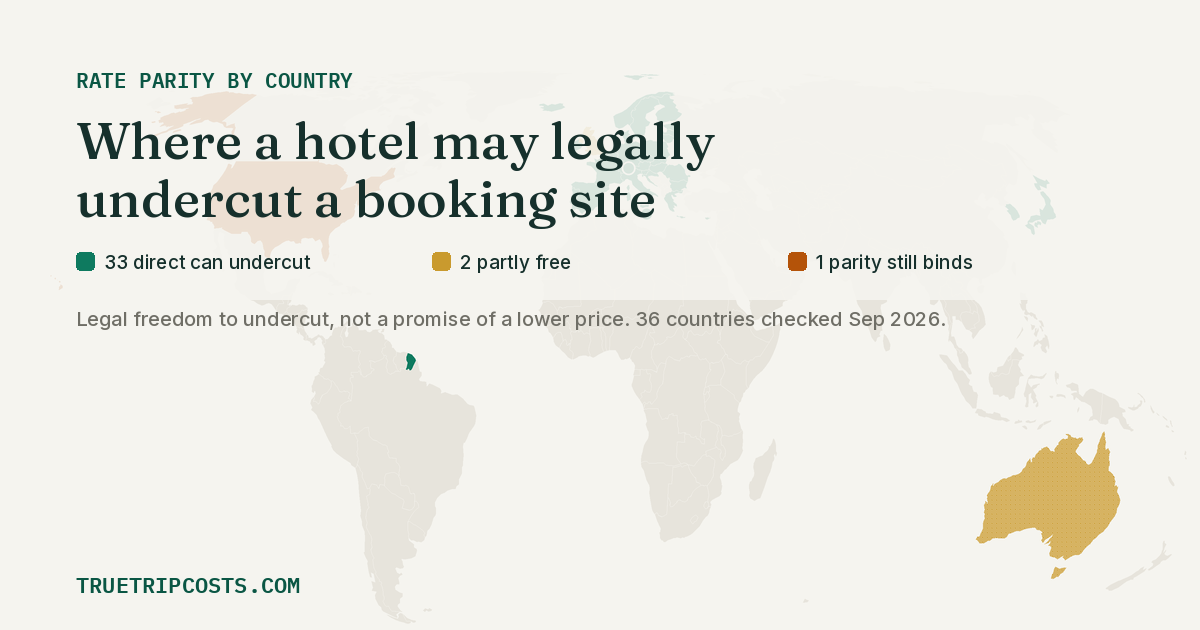
#> input picture src/pages/data/rate-parity.png, 1200 x 630 px; its folder holds only this picture in this run
$ python -i build-parity-png.py   (imports and definitions only)
#> lines starting #> are read from the running program, lines starting #| are printed output that depends on the picture
#!/usr/bin/env python3
"""Rasterise the rate-parity map into the PNGs the page and its press kit need.

Writes:
    public/og/rate-parity.png            1200x630 social card for /how-to-pay-less-on-hotels
    public/press/rate-parity-1200.png    the map alone, 1200px wide, for a writer
    public/press/rate-parity-2400.png    the same at 2400px, for print

RUN:  python3 scripts/build-parity-png.py
Needs Pillow:  pip install pillow
Needs the brand fonts once, and it degrades gracefully without them:
    npm i --no-save @fontsource/fraunces @fontsource/inter @fontsource/ibm-plex-mono
    pip install fonttools brotli

WHY A SCRIPT AND NOT A BUILD STEP. Same call scripts/build-brand-assets.mjs already made for
the favicons and the social cards: rasterising needs a font stack and an image library that
the Astro build does not have and should not grow. So the PNGs are committed artifacts,
regenerated deliberately by running this, and the SVG at /map/rate-parity.svg is the one that
rebuilds itself on every build. That split is worth knowing: THE SVG CANNOT GO STALE AND
THESE PNGS CAN. The check at the end of this file is what stops that being silent.

WHY IT RASTERISES THE GEOMETRY RATHER THAN THE SVG. There is no SVG renderer in this
toolchain, and adding a headless browser to draw a world map of straight-line polygons would
be a large dependency for a small job. The Equal Earth outlines in src/data/maps/world.js are
pure M, L and Z commands, so they are polygons and Pillow can fill them directly. The data
comes out of node, not out of a second copy here: this script shells out to the real modules
for the geometry, the statuses, the colours and the counts, so it cannot draw a map the site
does not publish. If world.js is ever regenerated with curves, the parser below raises
rather than quietly dropping the curve segments.
"""
import json
import re
import subprocess
import sys
from pathlib import Path

try:
    from PIL import Image, ImageDraw, ImageFont
except ImportError:
    sys.exit("Pillow is not installed. Run: pip install pillow")

ROOT = Path(__file__).resolve().parent.parent
SS = 3  # supersampling factor, then downsample. Cheap anti-aliasing for flat polygons.

INK = (22, 48, 44)
PAPER = (245, 244, 239)
MUTED = (111, 110, 102)
TEAL_DEEP = (10, 86, 68)
HAIRLINE = PAPER


# --- the data, read out of the real modules ---------------------------------
# One subprocess, one JSON blob, so there is no second copy of a colour or a count in this
# file. Everything below is drawing.
NODE_DUMP = r"""
import world from './src/data/maps/world.js';
import { PARITY_STATUS, parityStatusByIso, parityFinding, PARITY_PRESS,
         bookingTacticsChecked } from './src/data/booking-tactics.js';
import { STATES } from './src/data/hotel-tax-map.js';
const byIso = parityStatusByIso();
const status = {};
for (const [iso, v] of byIso) status[iso] = v.status;
const counts = {};
for (const key of Object.keys(PARITY_STATUS)) {
  counts[key] = [...byIso.values()].filter(v => v.status === key).length;
}
process.stdout.write(JSON.stringify({
  viewBox: world.viewBox,
  countries: world.countries.map(c => ({ iso: c.iso || null, d: c.d })),
  micro: (world.micro || []).map(m => ({ iso: m.iso, cx: m.cx, cy: m.cy })),
  drawn: world.countries.map(c => c.iso).filter(Boolean),
  status, counts,
  statusMeta: PARITY_STATUS,
  unchecked: STATES.unchecked.fill,
  finding: parityFinding(),
  press: PARITY_PRESS,
  checked: bookingTacticsChecked,
}));
"""


# [8 lines left out: function load_data, not called in this run]


def hex_rgb(h):
    h = h.lstrip("#")
    return tuple(int(h[i:i + 2], 16) for i in (0, 2, 4))


# --- fonts ------------------------------------------------------------------
# The brand faces where they are available, a metric-similar fallback where they are not, and
# a printed warning either way so a card built with substituted type is never mistaken for the
# real thing.
FONT_DIRS = [
    ROOT / "node_modules/@fontsource",
    Path("/tmp"),
]
FALLBACKS = [
    Path("/usr/share/fonts/truetype/dejavu/DejaVuSans.ttf"),
    Path("/usr/share/fonts/truetype/liberation/LiberationSans-Regular.ttf"),
]
_warned = set()


# [63 lines left out: functions font, parse_path, hatch_tile, not called in this run]


def draw_map(data, width, pad=0):
    """The choropleth alone, at `width` pixels, on the brand paper."""
    _, _, vb_w, vb_h = [float(x) for x in data["viewBox"].split()]
    scale = (width * SS) / vb_w
    W, H = int(width * SS), int(round(vb_h * scale))
    img = Image.new("RGB", (W, H), PAPER)
    dr = ImageDraw.Draw(img)

    meta = data["statusMeta"]
    unchecked = hex_rgb(data["unchecked"])
    hatch_masks = {}

    for c in data["countries"]:
        st = data["status"].get(c["iso"]) if c["iso"] else None
        info = meta.get(st) if st else None
        colour = hex_rgb(info["fill"]) if info else unchecked
        polys = [[(x * scale, y * scale) for (x, y) in sp] for sp in parse_path(c["d"])]
        for sp in polys:
            dr.polygon(sp, fill=colour, outline=HAIRLINE)
        if info and info.get("hatch"):
            hatch_masks.setdefault(st, []).extend(polys)

    # Hatched statuses get their tile composited through a mask of their own shapes, after the
    # flat fills, so the hatch sits on top of the right colour and nowhere else.
    for st, polys in hatch_masks.items():
        mask = Image.new("L", (W, H), 0)
        md = ImageDraw.Draw(mask)
        for sp in polys:
            md.polygon(sp, fill=255)
        tile = hatch_tile(hex_rgb(meta[st]["fill"]), max(12, int(14 * SS / 3)))
        patt = Image.new("RGB", (W, H))
        for y in range(0, H, tile.height):
            for x in range(0, W, tile.width):
                patt.paste(tile, (x, y))
        img.paste(patt, (0, 0), mask)

    # The countries 110m does not draw at all. A dot is the only mark possible for those, and
    # leaving them out would drop a jurisdiction from a map claiming to hold it.
    drawn = set(data["drawn"])
    for m in data["micro"]:
        st = data["status"].get(m["iso"])
        if not st or m["iso"] in drawn:
            continue
        r = 5.5 * scale
        cx, cy = m["cx"] * scale, m["cy"] * scale
        dr.ellipse([cx - r, cy - r, cx + r, cy + r],
                   fill=hex_rgb(meta[st]["fill"]), outline=PAPER, width=max(1, int(1.5 * scale)))

    return img.resize((width, int(round(vb_h * scale / SS))), Image.LANCZOS)


# [31 lines left out: function press_png, not called in this run]


def og_png(data, out):
    """1200x630. The counts are the message and the map is the texture behind them, because at
    thumbnail size nobody reads a world map and three numbers survive."""
    W, H = 1200, 630
    img = Image.new("RGB", (W, H), PAPER)
    m = draw_map(data, 1260)
    img.paste(m, (-30, H - m.height - 6))

    # The type sits on a wash of the paper colour rather than on the bare map, so the
    # headline stays readable wherever a country happens to fall behind it. Composited as a
    # translucent overlay rather than drawn opaque, because the map showing faintly through
    # is what makes the card read as this map rather than as a generic quote graphic.
    scrim = Image.new("RGBA", (W, 300), PAPER + (224,))
    img = img.convert("RGBA")
    img.alpha_composite(scrim, (0, 0))
    img = img.convert("RGB")

    dr = ImageDraw.Draw(img)
    dr.text((76, 66), "RATE PARITY BY COUNTRY", font=font("mono", 21), fill=TEAL_DEEP)
    dr.text((76, 108), "Where a hotel may legally", font=font("serif", 52), fill=INK)
    dr.text((76, 166), "undercut a booking site", font=font("serif", 52), fill=INK)

    meta = data["statusMeta"]
    f = font("sans", 19)
    for i, key in enumerate(meta):
        x = 76 + i * 356
        dr.rounded_rectangle([x, 252, x + 18, 270], radius=4, fill=hex_rgb(meta[key]["fill"]))
        dr.text((x + 28, 250), f"{data['counts'][key]} {meta[key]['label'].lower()}", font=f, fill=INK)

    dr.text((76, 306), "Legal freedom to undercut, not a promise of a lower price. "
                       f"{data['finding']['total']} countries checked {data['checked']}.",
            font=font("sans", 20), fill=MUTED)
    dr.text((76, 570), "TRUETRIPCOSTS.COM", font=font("mono", 22), fill=TEAL_DEEP)
    img.save(out, "PNG", optimize=True)


# [20 lines left out: function main, not called in this run]


# [2 lines not run here, left out]

>>> import cv2
>>> picture = cv2.imread('../src/pages/data/rate-parity.png', cv2.IMREAD_GRAYSCALE)
#> picture: shape (630, 1200); min 39, max 253, mean 234.5
>>> result = og_png(picture, 'out.png')
#> in og_png, `img = Image.new("RGB", (W, H), PAPER)`:
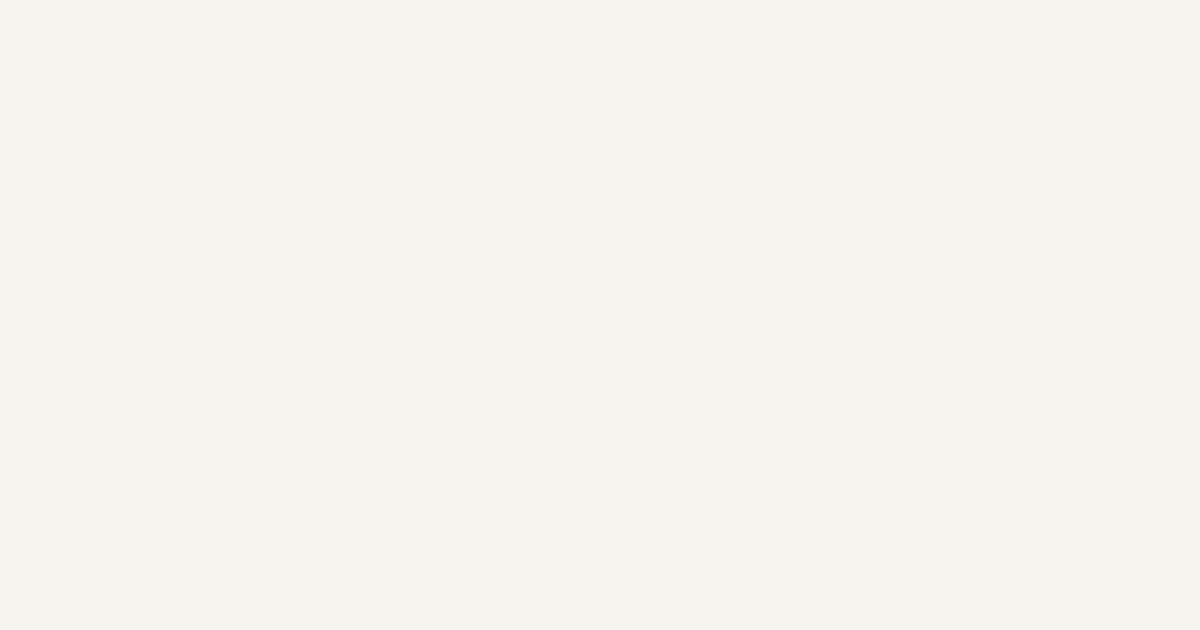
#> img: PIL image 1200x630 RGB; mean R, G, B 245, 244, 239
#> (the run stopped early here; a loop or call above may not have finished)
